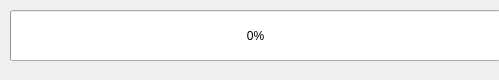
<?xml version="1.0" encoding="UTF-8"?>
<ui version="4.0">
 <class>Form</class>
 <widget class="QWidget" name="Form">
  <property name="windowModality">
   <enum>Qt::ApplicationModal</enum>
  </property>
  <property name="geometry">
   <rect>
    <x>0</x>
    <y>0</y>
    <width>499</width>
    <height>80</height>
   </rect>
  </property>
  <property name="minimumSize">
   <size>
    <width>499</width>
    <height>80</height>
   </size>
  </property>
  <property name="maximumSize">
   <size>
    <width>499</width>
    <height>80</height>
   </size>
  </property>
  <property name="cursor">
   <cursorShape>ArrowCursor</cursorShape>
  </property>
  <property name="windowTitle">
   <string>정보 가져오는중</string>
  </property>
  <widget class="QProgressBar" name="progressBar">
   <property name="geometry">
    <rect>
     <x>10</x>
     <y>10</y>
     <width>491</width>
     <height>51</height>
    </rect>
   </property>
   <property name="value">
    <number>0</number>
   </property>
  </widget>
 </widget>
 <resources/>
 <connections/>
</ui>
